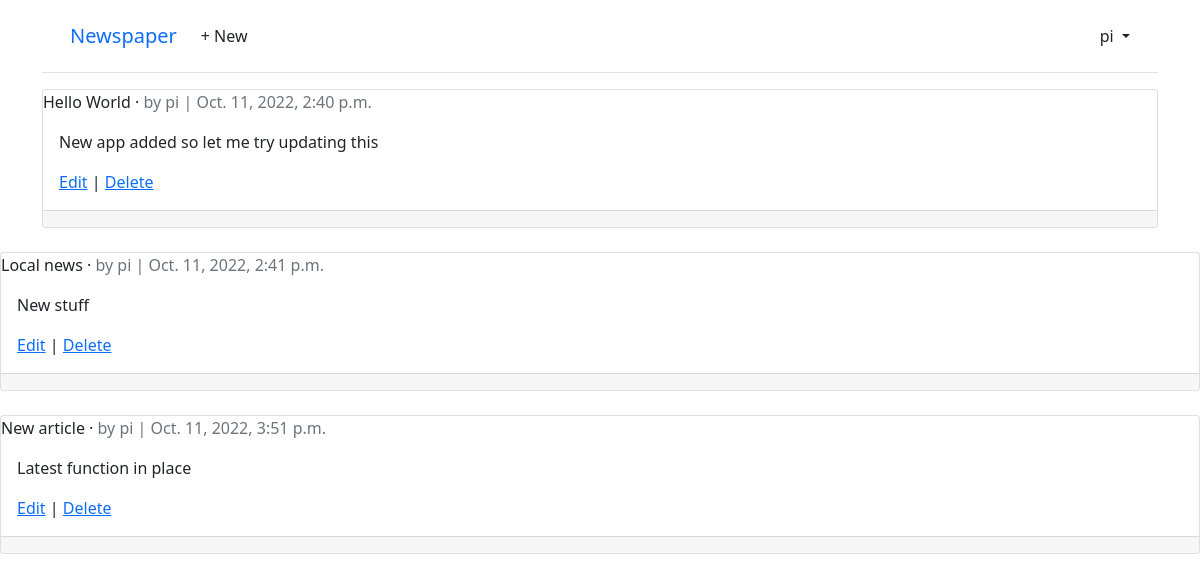
The page /articles/ (signed in) on the database as committed earlier.
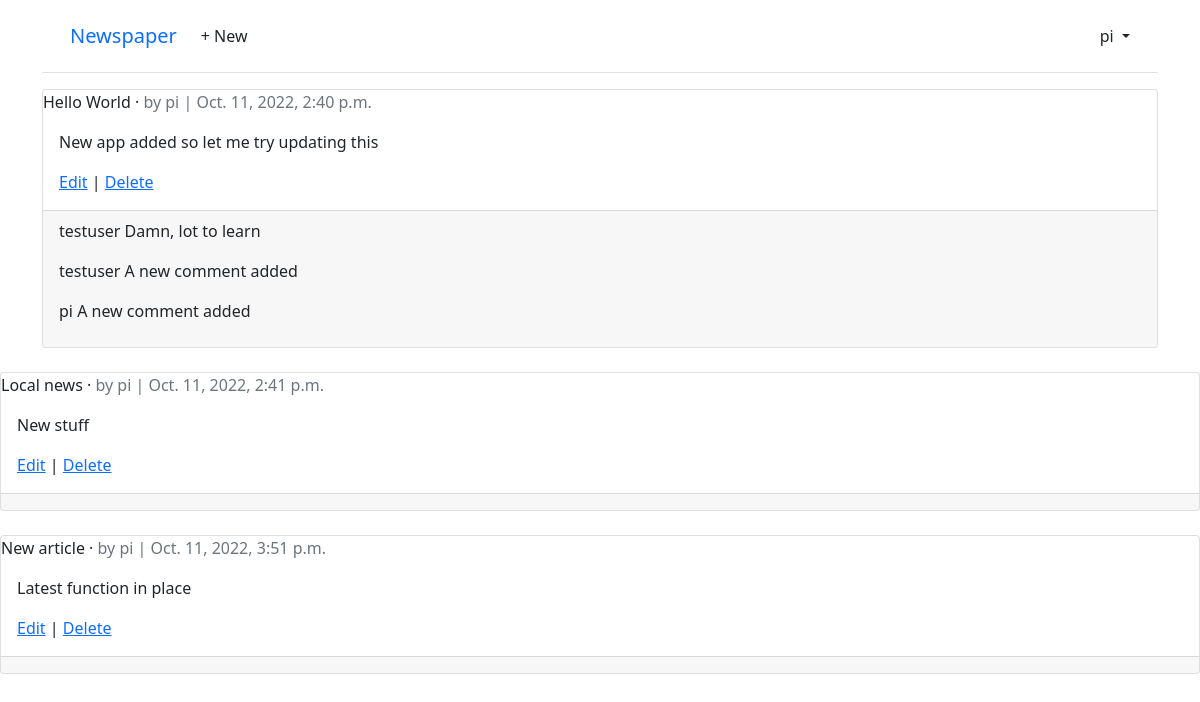
The same page on the database as committed later.
### articles/models.py (models this page shows, shortened)
class Article(models.Model):
    title = models.CharField(max_length=255)
    body = models.TextField()
    date = models.DateTimeField(auto_now_add=True)
    author = models.ForeignKey(
        settings.AUTH_USER_MODEL,
        on_delete=models.CASCADE,
    )

class Comment(models.Model):
    article = models.ForeignKey(Article, on_delete=models.CASCADE)
    comment = models.CharField(max_length=140)
    author = models.ForeignKey(
        settings.AUTH_USER_MODEL,
        on_delete=models.CASCADE,
    )
    def __str__(self):
        return self.comment

### accounts/models.py (models this page shows)
class CustomUser(AbstractUser):
    age = models.PositiveIntegerField(null=True, blank=True)

### articles/views.py (the view)
# urls.py: path("", ArticleListView.as_view(), name='article_list'),
class ArticleListView(LoginRequiredMixin, ListView):
    model = Article
    template_name = "article_list.html"

### templates/article_list.html (shortened to what this page needs)
{% extends "base.html" %}
{% block content %}
{% for article in article_list %}
<div class="card">
    <div class="class-header">
        <span class="font-weight-bold">{{ article.title}}</span> &middot;
        <span class="text-muted">by {{ article.author }}    |
            {{ article.date }}
        </span>
    </div>
    <div class="card-body">
        <p>{{ article.body }}</p>
        <a href="{% url 'article_edit' article.pk%}">Edit</a> | <a href="{% url 'article_delete' article.pk%}">Delete</a>
    </div>
    <div class="card-footer">
        {% for comment in article.comment_set.all %}
        <p>
            <span class="font-weight-bold">
                {{ comment.author }}
            </span>
            {{ comment }}
        </p>
        {% endfor %}
    </div>
    </div>
</div>
<br />
{% endfor %}
{% endblock content %}

Rows that differ between the two databases and show on the page:
added Comment: author "testuser", comment "Damn, lot to learn", shown under Article "Hello World"
added Comment: author "testuser", comment "A new comment added", shown under Article "Hello World"
added Comment: author "pi", comment "A new comment added", shown under Article "Hello World"
